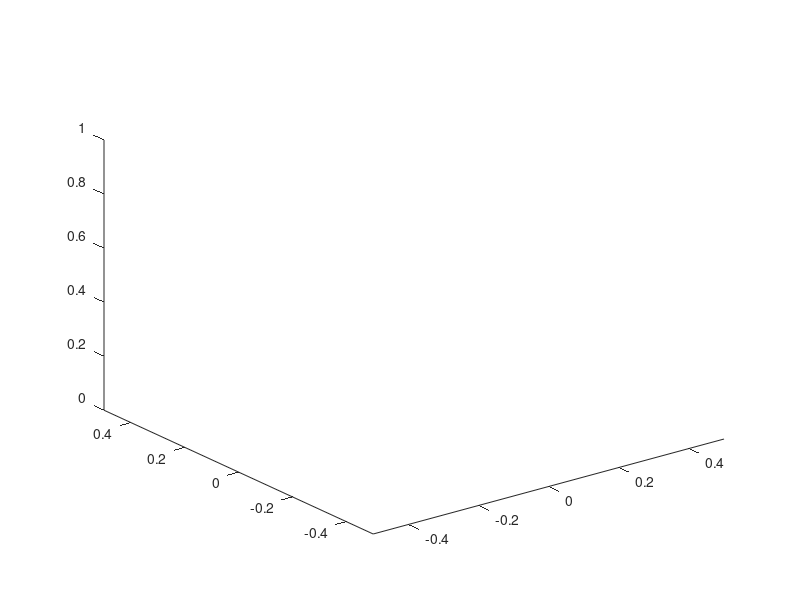

Source code (MATLAB): (Note: this script raises an error after producing the figure.)
% Gripper test

close all
clear;
clc;

%% Load two sided gripper
axis([-0.5 0.5 -0.5 0.5 0 1]);
view(3)
hold on 

q0 = [0, 0.8727, 0];
q = [0 -pi/2 0 0 0 0];

robot = UR3;
robot.model.animate(q);

leftGripper = TwoFGripper;
rightGripper = TwoFGripper;

leftGripper.model.base = leftGripper.model.base.T * robot.model.fkine(robot.model.getpos()).T;
rightGripper.model.base = rightGripper.model.base.T * robot.model.fkine(robot.model.getpos()).T * trotz(pi);

leftGripper.model.animate(q0);
rightGripper.model.animate(q0);

qOpen = [0 0.5236 0.3491];
qMid = [0 0.8727 0];
qTight = [0 1.2217 -0.3491];
qFullyClosed = [0 1.6581 -0.7854];

steps = 50;

grab = jtraj(qOpen, qFullyClosed, steps);
release = jtraj(qFullyClosed, qOpen, steps);

for i = 1:steps
    leftGripper.model.animate(grab(i,:));
    rightGripper.model.animate(grab(i,:));
    pause(0.05)
end

for i = 1:steps
    leftGripper.model.animate(release(i,:));
    rightGripper.model.animate(release(i,:));
    pause(0.05)
end



